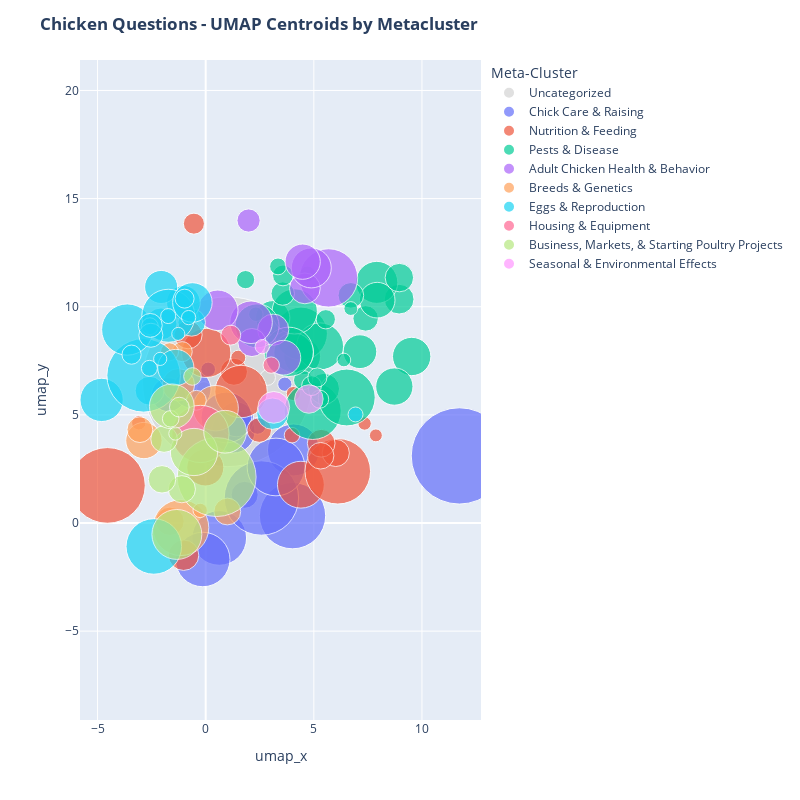

Source (notebook cell):
### Markdown cell above
## 'Chicken' Questions

This section will explore questions with the **chicken** tag, which represent 8.5% of the questions in English. Zoning in on one type of livestock question will hopefully reveal more global patterns in what information farmers are seeking about specific animals.

### Code cell
plot_umap_centroids(chicken_df, title="Chicken Questions - UMAP Centroids by Metacluster", size_scale=1)

### Figure 1 — Plotly figure (JSON) as saved in the notebook; plotly's stock layout.template omitted (floating-point values rounded to 4 significant figures; data arrays with more than 128 entries replaced by an {"elided": "..."} marker saying what was removed)
{"data": [{"customdata": [[-1, -1, "Uncategorized", 34364], [82, -1, "Uncategorized", 289], [119, -1, "Uncategorized", 249]], "hovertemplate": "legend_title=Uncategorized<br>umap_x=%{x:.2f}<br>umap_y=%{y:.2f}<br>scaled_size=%{marker.size}<br>cluster=%{customdata[0]}<br>meta_label=%{customdata[1]}<br>meta_label_titles=%{customdata[2]}<br>size=%{customdata[3]}<extra></extra>", "legendgroup": "Uncategorized", "marker": {"color": "lightgray", "size": [34364, 289, 249], "sizemode": "area", "sizeref": 2.386, "symbol": "circle"}, "mode": "markers", "name": "Uncategorized", "orientation": "v", "selected": {"marker": {"opacity": 1}}, "showlegend": true, "type": "scatter", "unselected": {"marker": {"opacity": 0.15}}, "x": [1.001, 2.866, -0.0846], "xaxis": "x", "y": [6.53, 6.725, 6.203], "yaxis": "y"}, {"customdata": [[0, 1, "Chick Care & Raising", 11062], [2, 1, "Chick Care & Raising", 5247], [36, 1, "Chick Care & Raising", 1377], [41, 1, "Chick Care & Raising", 870], [43, 1, "Chick Care & Raising", 2228], [49, 1, "Chick Care & Raising", 1450], [59, 1, "Chick Care & Raising", 1731], [66, 1, "Chick Care & Raising", 3225], [67, 1, "Chick Care & Raising", 3561], [68, 1, "Chick Care & Raising", 6608], [70, 1, "Chick Care & Raising", 3544], [85, 1, "Chick Care & Raising", 243], [105, 1, "Chick Care & Raising", 3973], [108, 1, "Chick Care & Raising", 3071], [118, 1, "Chick Care & Raising", 344], [120, 1, "Chick Care & Raising", 257]], "hovertemplate": "legend_title=Chick Care & Raising<br>umap_x=%{x:.2f}<br>umap_y=%{y:.2f}<br>scaled_size=%{marker.size}<br>cluster=%{customdata[0]}<br>meta_label=%{customdata[1]}<br>meta_label_titles=%{customdata[2]}<br>size=%{customdata[3]}<extra></extra>", "legendgroup": "Chick Care & Raising", "marker": {"color": "#636EFA", "size": [11062, 5247, 1377, 870, 2228, 1450, 1731, 3225, 3561, 6608, 3544, 243, 3973, 3071, 344, 257], "sizemode": "area", "sizeref": 2.386, "symbol": "circle"}, "mode": "markers", "name": "Chick Care & Raising", "orientation": "v", "selected": {"marker": {"opacity": 1}}, "showlegend": true, "type": "scatter", "unselected": {"marker": {"opacity": 0.15}}, "x": [11.73, 4.015, -1.719, 1.801, 1.279, 1.416, -0.6317, 4.059, 0.6285, 2.576, -0.1356, 3.659, 3.25, 0.9557, 2.396, 0.1147], "xaxis": "x", "y": [3.102, 0.3386, 5.935, 1.304, 4.235, 4.796, 6.188, 3.379, -0.6915, 1.156, -1.687, 6.417, 2.59, 4.88, 4.494, 7.101], "yaxis": "y"}, {"customdata": [[1, 2, "Nutrition & Feeding", 6842], [8, 2, "Nutrition & Feeding", 878], [20, 2, "Nutrition & Feeding", 1635], [21, 2, "Nutrition & Feeding", 2619], [37, 2, "Nutrition & Feeding", 3279], [57, 2, "Nutrition & Feeding", 2901], [58, 2, "Nutrition & Feeding", 5125], [61, 2, "Nutrition & Feeding", 885], [62, 2, "Nutrition & Feeding", 920], [69, 2, "Nutrition & Feeding", 1109], [78, 2, "Nutrition & Feeding", 529], [80, 2, "Nutrition & Feeding", 268], [81, 2, "Nutrition & Feeding", 238], [86, 2, "Nutrition & Feeding", 200], [88, 2, "Nutrition & Feeding", 245], [89, 2, "Nutrition & Feeding", 214], [91, 2, "Nutrition & Feeding", 721], [94, 2, "Nutrition & Feeding", 843], [98, 2, "Nutrition & Feeding", 289], [125, 2, "Nutrition & Feeding", 943]], "hovertemplate": "legend_title=Nutrition & Feeding<br>umap_x=%{x:.2f}<br>umap_y=%{y:.2f}<br>scaled_size=%{marker.size}<br>cluster=%{customdata[0]}<br>meta_label=%{customdata[1]}<br>meta_label_titles=%{customdata[2]}<br>size=%{customdata[3]}<extra></extra>", "legendgroup": "Nutrition & Feeding", "marker": {"color": "#EF553B", "size": [6842, 878, 1635, 2619, 3279, 2901, 5125, 885, 920, 1109, 529, 268, 238, 200, 245, 214, 721, 843, 289, 943], "sizemode": "area", "sizeref": 2.386, "symbol": "circle"}, "mode": "markers", "name": "Nutrition & Feeding", "orientation": "v", "selected": {"marker": {"opacity": 1}}, "showlegend": true, "type": "scatter", "unselected": {"marker": {"opacity": 0.15}}, "x": [-4.544, 1.305, -0.01844, 4.402, 1.635, 0.02558, 6.107, 6.015, 5.34, -1.022, -0.5452, 1.506, 4.053, 7.869, -3.095, 7.347, 2.477, 5.313, 3.991, -0.8127], "xaxis": "x", "y": [1.738, 6.994, 2.566, 1.771, 6.079, 7.865, 2.391, 3.24, 3.689, -1.489, 13.84, 7.645, 5.986, 4.052, 4.633, 4.601, 4.296, 3.11, 4.06, 8.704], "yaxis": "y"}, {"customdata": {"elided": "33x4 mixed values"}, "hovertemplate": "legend_title=Pests & Disease<br>umap_x=%{x:.2f}<br>umap_y=%{y:.2f}<br>scaled_size=%{marker.size}<br>cluster=%{customdata[0]}<br>meta_label=%{customdata[1]}<br>meta_label_titles=%{customdata[2]}<br>size=%{customdata[3]}<extra></extra>", "legendgroup": "Pests & Disease", "marker": {"color": "#00CC96", "size": [1755, 1661, 1361, 1613, 776, 1057, 2110, 1517, 966, 3331, 2634, 1873, 1406, 2449, 3902, 1154, 3858, 445, 224, 784, 228, 398, 439, 388, 469, 434, 657, 306, 519, 339, 2909, 250, 2301], "sizemode": "area", "sizeref": 2.386, "symbol": "circle"}, "mode": "markers", "name": "Pests & Disease", "orientation": "v", "selected": {"marker": {"opacity": 1}}, "showlegend": true, "type": "scatter", "unselected": {"marker": {"opacity": 0.15}}, "x": [9.524, 8.723, 7.13, 4.461, 7.396, 8.944, 7.91, 7.93, 8.955, 4.406, 5.289, 4.066, 3.099, 4.117, 4.945, 5.47, 6.523, 5.553, 6.389, 6.713, 6.709, 1.842, 4.505, 5.272, 4.895, 5.163, 3.563, 4.71, 3.574, 3.345, 3.837, 2.322, 2.377], "xaxis": "x", "y": [7.699, 6.309, 7.921, 7.7, 9.461, 10.35, 11.13, 10.3, 11.35, 8.76, 8.167, 7.872, 9.489, 9.782, 5.184, 6.204, 5.804, 9.42, 7.537, 10.53, 9.916, 11.25, 6.606, 5.723, 6.352, 6.728, 10.61, 11.51, 11.45, 11.86, 7.915, 9.655, 9.117], "yaxis": "y"}, {"customdata": [[23, 4, "Adult Chicken Health & Behavior", 4068], [24, 4, "Adult Chicken Health & Behavior", 1167], [25, 4, "Adult Chicken Health & Behavior", 944], [27, 4, "Adult Chicken Health & Behavior", 1133], [28, 4, "Adult Chicken Health & Behavior", 1911], [29, 4, "Adult Chicken Health & Behavior", 1485], [32, 4, "Adult Chicken Health & Behavior", 1439], [35, 4, "Adult Chicken Health & Behavior", 2160], [44, 4, "Adult Chicken Health & Behavior", 1959], [77, 4, "Adult Chicken Health & Behavior", 642]], "hovertemplate": "legend_title=Adult Chicken Health & Behavior<br>umap_x=%{x:.2f}<br>umap_y=%{y:.2f}<br>scaled_size=%{marker.size}<br>cluster=%{customdata[0]}<br>meta_label=%{customdata[1]}<br>meta_label_titles=%{customdata[2]}<br>size=%{customdata[3]}<extra></extra>", "legendgroup": "Adult Chicken Health & Behavior", "marker": {"color": "#AB63FA", "size": [4068, 1167, 944, 1133, 1911, 1485, 1439, 2160, 1959, 642], "sizemode": "area", "sizeref": 2.386, "symbol": "circle"}, "mode": "markers", "name": "Adult Chicken Health & Behavior", "orientation": "v", "selected": {"marker": {"opacity": 1}}, "showlegend": true, "type": "scatter", "unselected": {"marker": {"opacity": 0.15}}, "x": [5.68, 3.121, 2.136, 4.586, 4.882, 4.483, 3.592, 2.098, 0.559, 1.983], "xaxis": "x", "y": [11.33, 8.939, 8.345, 10.85, 11.79, 12.08, 7.643, 9.281, 9.835, 13.99], "yaxis": "y"}, {"customdata": [[15, 5, "Breeds & Genetics", 858], [22, 5, "Breeds & Genetics", 1574], [42, 5, "Breeds & Genetics", 792], [46, 5, "Breeds & Genetics", 2463], [53, 5, "Breeds & Genetics", 1264], [74, 5, "Breeds & Genetics", 963], [75, 5, "Breeds & Genetics", 3734], [96, 5, "Breeds & Genetics", 246], [97, 5, "Breeds & Genetics", 479], [104, 5, "Breeds & Genetics", 471], [130, 5, "Breeds & Genetics", 388]], "hovertemplate": "legend_title=Breeds & Genetics<br>umap_x=%{x:.2f}<br>umap_y=%{y:.2f}<br>scaled_size=%{marker.size}<br>cluster=%{customdata[0]}<br>meta_label=%{customdata[1]}<br>meta_label_titles=%{customdata[2]}<br>size=%{customdata[3]}<extra></extra>", "legendgroup": "Breeds & Genetics", "marker": {"color": "#FFA15A", "size": [858, 1574, 792, 2463, 1264, 963, 3734, 246, 479, 471, 388], "sizemode": "area", "sizeref": 2.386, "symbol": "circle"}, "mode": "markers", "name": "Breeds & Genetics", "orientation": "v", "selected": {"marker": {"opacity": 1}}, "showlegend": true, "type": "scatter", "unselected": {"marker": {"opacity": 0.15}}, "x": [0.9998, -2.857, -3.043, 0.4607, -1.263, -1.653, -1.149, -0.2551, -1.085, -0.4309, -1.673], "xaxis": "x", "y": [0.5312, 3.812, 4.315, 5.309, 6.391, 0.07996, -0.2139, 0.5823, 7.922, 5.674, 7.917], "yaxis": "y"}, {"customdata": [[16, 6, "Eggs & Reproduction", 2234], [17, 6, "Eggs & Reproduction", 1001], [38, 6, "Eggs & Reproduction", 6455], [40, 6, "Eggs & Reproduction", 3140], [52, 6, "Eggs & Reproduction", 905], [54, 6, "Eggs & Reproduction", 1566], [63, 6, "Eggs & Reproduction", 1182], [64, 6, "Eggs & Reproduction", 1359], [65, 6, "Eggs & Reproduction", 1305], [71, 6, "Eggs & Reproduction", 1222], [72, 6, "Eggs & Reproduction", 3353], [73, 6, "Eggs & Reproduction", 1864], [76, 6, "Eggs & Reproduction", 3684], [83, 6, "Eggs & Reproduction", 305], [99, 6, "Eggs & Reproduction", 266], [107, 6, "Eggs & Reproduction", 440], [113, 6, "Eggs & Reproduction", 208], [122, 6, "Eggs & Reproduction", 243], [124, 6, "Eggs & Reproduction", 342], [128, 6, "Eggs & Reproduction", 689], [129, 6, "Eggs & Reproduction", 430], [131, 6, "Eggs & Reproduction", 205], [132, 6, "Eggs & Reproduction", 683], [133, 6, "Eggs & Reproduction", 270]], "hovertemplate": "legend_title=Eggs & Reproduction<br>umap_x=%{x:.2f}<br>umap_y=%{y:.2f}<br>scaled_size=%{marker.size}<br>cluster=%{customdata[0]}<br>meta_label=%{customdata[1]}<br>meta_label_titles=%{customdata[2]}<br>size=%{customdata[3]}<extra></extra>", "legendgroup": "Eggs & Reproduction", "marker": {"color": "#19D3F3", "size": [2234, 1001, 6455, 3140, 905, 1566, 1182, 1359, 1305, 1222, 3353, 1864, 3684, 305, 266, 440, 208, 243, 342, 689, 430, 205, 683, 270], "sizemode": "area", "sizeref": 2.386, "symbol": "circle"}, "mode": "markers", "name": "Eggs & Reproduction", "orientation": "v", "selected": {"marker": {"opacity": 1}}, "showlegend": true, "type": "scatter", "unselected": {"marker": {"opacity": 0.15}}, "x": [-4.812, -2.593, -2.869, -3.627, -0.6476, -1.382, 3.089, -1.031, -2.059, -2.065, -1.728, -0.614, -2.399, -2.603, 6.928, -3.428, -2.104, -0.7895, -2.582, -2.535, -0.975, -1.267, -2.563, -1.734], "xaxis": "x", "y": [5.692, 6.116, 6.827, 8.945, 9.273, 7.192, 5.055, 10.2, 10.91, 9.205, 9.582, 10.2, -1.085, 7.152, 5.019, 7.785, 7.589, 9.498, 9.097, 8.681, 10.37, 8.744, 9.136, 9.568], "yaxis": "y"}, {"customdata": [[39, 7, "Housing & Equipment", 3916], [90, 7, "Housing & Equipment", 320], [93, 7, "Housing & Equipment", 474]], "hovertemplate": "legend_title=Housing & Equipment<br>umap_x=%{x:.2f}<br>umap_y=%{y:.2f}<br>scaled_size=%{marker.size}<br>cluster=%{customdata[0]}<br>meta_label=%{customdata[1]}<br>meta_label_titles=%{customdata[2]}<br>size=%{customdata[3]}<extra></extra>", "legendgroup": "Housing & Equipment", "marker": {"color": "#FF6692", "size": [3916, 320, 474], "sizemode": "area", "sizeref": 2.386, "symbol": "circle"}, "mode": "markers", "name": "Housing & Equipment", "orientation": "v", "selected": {"marker": {"opacity": 1}}, "showlegend": true, "type": "scatter", "unselected": {"marker": {"opacity": 0.15}}, "x": [-0.2441, 3.03, 1.158], "xaxis": "x", "y": [4.118, 7.301, 8.685], "yaxis": "y"}, {"customdata": [[7, 8, "Business, Markets, & Starting Poultry Projects", 7428], [14, 8, "Business, Markets, & Starting Poultry Projects", 884], [45, 8, "Business, Markets, & Starting Poultry Projects", 2668], [48, 8, "Business, Markets, & Starting Poultry Projects", 2181], [55, 8, "Business, Markets, & Starting Poultry Projects", 845], [56, 8, "Business, Markets, & Starting Poultry Projects", 904], [60, 8, "Business, Markets, & Starting Poultry Projects", 2394], [106, 8, "Business, Markets, & Starting Poultry Projects", 2975], [121, 8, "Business, Markets, & Starting Poultry Projects", 205], [123, 8, "Business, Markets, & Starting Poultry Projects", 328], [126, 8, "Business, Markets, & Starting Poultry Projects", 465], [127, 8, "Business, Markets, & Starting Poultry Projects", 370]], "hovertemplate": "legend_title=Business, Markets, & Starting Poultry Projects<br>umap_x=%{x:.2f}<br>umap_y=%{y:.2f}<br>scaled_size=%{marker.size}<br>cluster=%{customdata[0]}<br>meta_label=%{customdata[1]}<br>meta_label_titles=%{customdata[2]}<br>size=%{customdata[3]}<extra></extra>", "legendgroup": "Business, Markets, & Starting Poultry Projects", "marker": {"color": "#B6E880", "size": [7428, 884, 2668, 2181, 845, 904, 2394, 2975, 205, 328, 465, 370], "sizemode": "area", "sizeref": 2.386, "symbol": "circle"}, "mode": "markers", "name": "Business, Markets, & Starting Poultry Projects", "orientation": "v", "selected": {"marker": {"opacity": 1}}, "showlegend": true, "type": "scatter", "unselected": {"marker": {"opacity": 0.15}}, "x": [0.5068, -1.102, -0.5406, 0.8974, -1.924, -2.02, -1.565, -1.333, -1.403, -1.619, -1.218, -0.6129], "xaxis": "x", "y": [2.123, 1.563, 3.283, 4.22, 3.88, 2.019, 5.393, -0.5291, 4.133, 4.818, 5.358, 6.775], "yaxis": "y"}, {"customdata": [[18, 9, "Seasonal & Environmental Effects", 970], [19, 9, "Seasonal & Environmental Effects", 1208], [117, 9, "Seasonal & Environmental Effects", 245]], "hovertemplate": "legend_title=Seasonal & Environmental Effects<br>umap_x=%{x:.2f}<br>umap_y=%{y:.2f}<br>scaled_size=%{marker.size}<br>cluster=%{customdata[0]}<br>meta_label=%{customdata[1]}<br>meta_label_titles=%{customdata[2]}<br>size=%{customdata[3]}<extra></extra>", "legendgroup": "Seasonal & Environmental Effects", "marker": {"color": "#FF97FF", "size": [970, 1208, 245], "sizemode": "area", "sizeref": 2.386, "symbol": "circle"}, "mode": "markers", "name": "Seasonal & Environmental Effects", "orientation": "v", "selected": {"marker": {"opacity": 1}}, "showlegend": true, "type": "scatter", "unselected": {"marker": {"opacity": 0.15}}, "x": [4.772, 3.147, 2.614], "xaxis": "x", "y": [5.733, 5.347, 8.153], "yaxis": "y"}], "layout": {"height": 800, "legend": {"itemclick": "toggleothers", "itemdoubleclick": "toggle", "itemsizing": "constant", "title": {"text": "Meta-Cluster"}, "tracegroupgap": 0, "traceorder": "normal", "x": 1.02, "xanchor": "left", "y": 1, "yanchor": "top"}, "margin": {"t": 60}, "title": {"text": "<b>Chicken Questions - UMAP Centroids by Metacluster</b>"}, "width": 800, "xaxis": {"anchor": "y", "domain": [0, 1], "range": [-5.812, 12.73], "scaleanchor": "y", "scaleratio": 1, "title": {"text": "umap_x"}}, "yaxis": {"anchor": "x", "domain": [0, 1], "range": [-2.687, 14.99], "scaleanchor": "x", "scaleratio": 1, "title": {"text": "umap_y"}}}}
